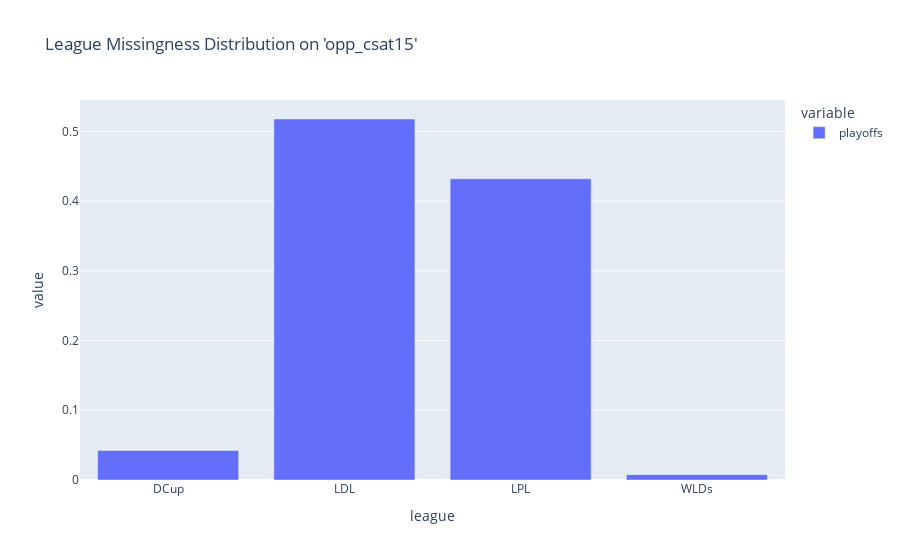

Notebook source saved alongside this figure:
### Code cell
# we are going to find what to test what type of data is missing when analyzing the different 
league_dependence = missing_important_data.groupby('league')['playoffs'].count()
split_dependence = missing_important_data.groupby('split')['playoffs'].count()
playoff_depedence = missing_important_data.groupby('playoffs')['playoffs'].count()
patch_dependence = missing_important_data.groupby('patch')['playoffs'].count()
position_dependence = missing_important_data.groupby('position')['playoffs'].count()

# while looking through these, we can see some stark observations
# for 'league_dependence', although we have 49 leagues, only 4 show up here
# for 'split_dependence', we had a relatively even amount of missing for each split
# for 'playoff_depedence', most were non-playoff games, but that may be an indication of the amount of playoff games vs normal games
# for 'patch_dependence', it was all over the place
for data in [league_dependence]:#, split_dependence, playoff_depedence, patch_dependence, position_dependence]:
    fig = px.bar(data/data.sum(), title = f"League Missingness Distribution on 'opp_csat15'")
    fig.show()
    fig.write_html('docs/assets/league_missingness_distribution.html')

### Figure 1 — Plotly figure (JSON) as saved in the notebook; plotly's stock layout.template omitted (floating-point values rounded to 4 significant figures)
{"data": [{"alignmentgroup": "True", "hovertemplate": "variable=playoffs<br>league=%{x}<br>value=%{y}<extra></extra>", "legendgroup": "playoffs", "marker": {"color": "#636efa", "pattern": {"shape": ""}}, "name": "playoffs", "offsetgroup": "playoffs", "orientation": "v", "showlegend": true, "textposition": "auto", "type": "bar", "x": ["DCup", "LDL", "LPL", "WLDs"], "xaxis": "x", "y": [0.04233, 0.5179, 0.4321, 0.007697], "yaxis": "y"}], "layout": {"barmode": "relative", "legend": {"title": {"text": "variable"}, "tracegroupgap": 0}, "title": {"text": "League Missingness Distribution on 'opp_csat15'"}, "xaxis": {"anchor": "y", "domain": [0, 1], "title": {"text": "league"}}, "yaxis": {"anchor": "x", "domain": [0, 1], "title": {"text": "value"}}}}
